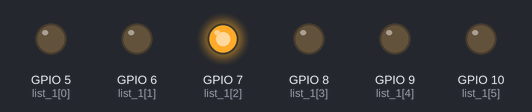
The program below on a simulated Raspberry Pi (BCM pin numbers). Parts: output pins drawn as LEDs (lit = HIGH). Random numbers come from a fixed seed.

Above: at 2.41 s.
At 10.43 s:
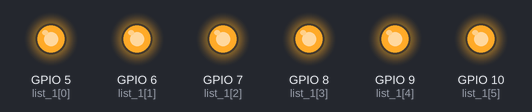
At 19.28 s:
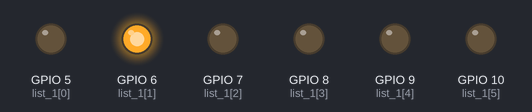
At 26.8 s:
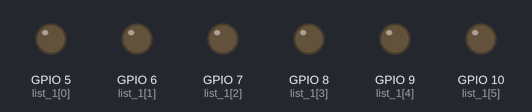
At 29.55 s:
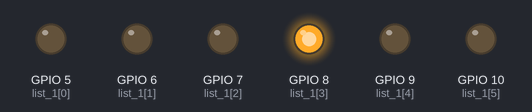
At 39.63 s:
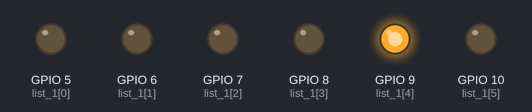
Timing chart, 0 to 40.0 s (numbered marks = the images above):
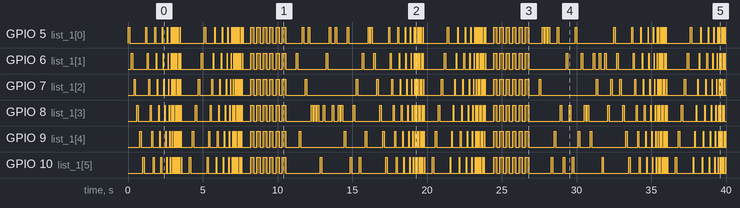

The program:

___.py
```python
import RPi.GPIO as gpio
import time
import random
gpio.setwarnings(False)
gpio.setmode(gpio.BCM)
list_1 = [5,6,7,8,9,10]
n1 = 0.1
n2 = 0.05
n3 = 0.04
n4 = 0.03
n5 = 0.02
n6 = 0.01
list_2 = [0.1,0.05,0.03,0.02,0.01,0.0025]

def set():
    for i in list_1:
        gpio.setup(i,gpio.OUT)
def open_1():
    for j in list_1:
        gpio.output(j,True)
        time.sleep(n1)
        gpio.output(j,False)
        time.sleep(n1)

def open_2():
    for j in list_1:
        gpio.output(j,True)
        time.sleep(n2)
        gpio.output(j,False)
        time.sleep(n2)

def open_3():
    for j in list_1:
        gpio.output(j,True)
        time.sleep(n3)
        gpio.output(j,False)
        time.sleep(n3)

def open_4():
    for j in list_1:
        gpio.output(j,True)
        time.sleep(n4)
        gpio.output(j,False)
        time.sleep(n4)

def open_5():
    for j in list_1:
        gpio.output(j,True)
        time.sleep(n5)
        gpio.output(j,False)
        time.sleep(n5)

def open_6():
    for j in list_1:
        gpio.output(j,True)
        time.sleep(n6)
        gpio.output(j,False)
        time.sleep(n6)

def open_7():
    for j in reversed(list_1):
        gpio.output(j,True)
        time.sleep(n1)
        gpio.output(j,False)
        time.sleep(n1)

def open_8():
    for j in reversed(list_1):
        gpio.output(j,True)
        time.sleep(n2)
        gpio.output(j,False)
        time.sleep(n2)

def open_9():
    for j in reversed(list_1):
        gpio.output(j,True)
        time.sleep(n3)
        gpio.output(j,False)
        time.sleep(n3)

def open_10():
    for j in reversed(list_1):
        gpio.output(j,True)
        time.sleep(n4)
        gpio.output(j,False)
        time.sleep(n4)

def open_11():
    for j in reversed(list_1):
        gpio.output(j,True)
        time.sleep(n5)
        gpio.output(j,False)
        time.sleep(n5)

def open_12():
    for j in reversed(list_1):
        gpio.output(j,True)
        time.sleep(n6)
        gpio.output(j,False)
        time.sleep(n6)

def open_all():
    for j in list_1:
        gpio.output(j,True)

def close_all():
    for k in list_1:
        gpio.output(k,False)
def open_13():
    open_all()
    for i in list_2:
        time.sleep(i)
    close_all()
    for i in list_2:
        time.sleep(i)
def open_14():
    global n7
    n7 = random.choice(list_1)
    gpio.output(n7,True)
    time.sleep(0.1)
    gpio.output(n7,False)
    time.sleep(0.1)

##def open_4():
##    for j in list_1:
##        gpio.output(j,True)
##        for i in list_2:
##            time.sleep(i)
##        gpio.output(j,False)
##        for i in list_2:
##            time.sleep(i)
set()
try:
    while True:
        open_1()
        open_2()
        open_3()
        open_4()
        open_5()
        for i in range(6):
            open_6()
        time.sleep(0.5)
        open_7()
        open_8()
        open_9()
        open_10()
        open_11()
        for i in range(6):
            open_12()
        time.sleep(0.5)
        for i in range(6):
            open_13()
        time.sleep(0.5)
        for i in range(25):
            open_14()

##        time.sleep(1)

finally:
    gpio.cleanup()
```
